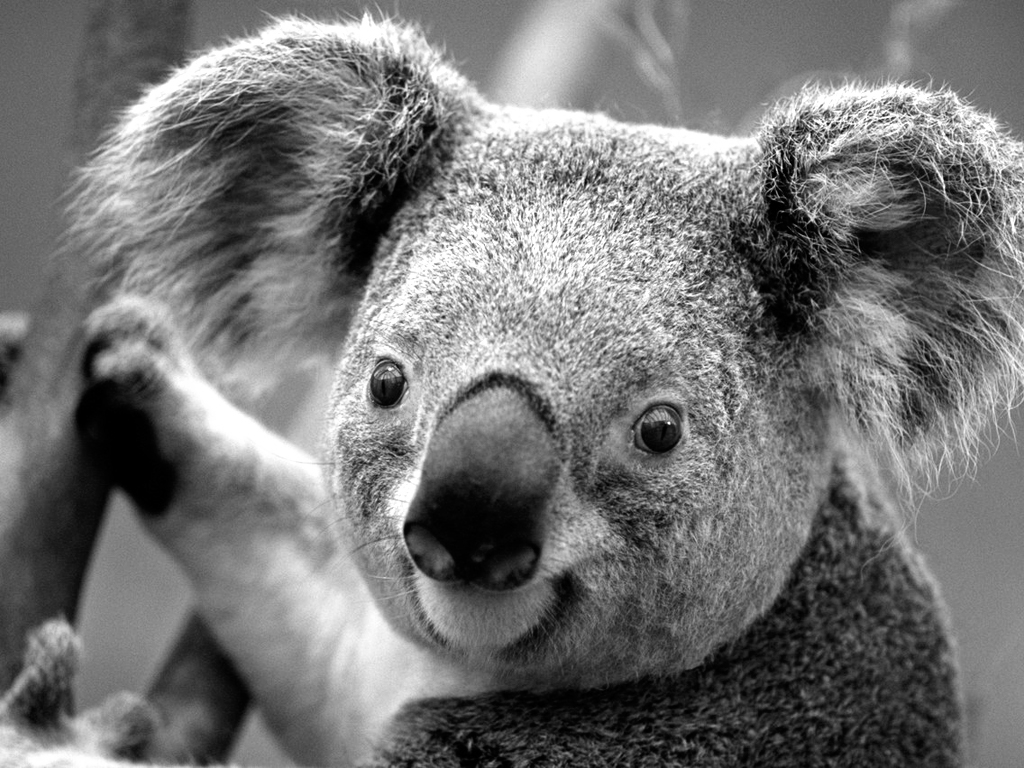
%> input picture Počítačová grafika 1/cviceni1/picture1.png, 1024 x 768 px
$ octave cviceni1.m   (GNU Octave 9; MATLAB toolbox functions it lacks are replaced by stand-ins)
%> lines starting %> are read from the running program, lines starting %| are printed output that depends on the picture
%% Cvičení 1
%
%%
% * Seznámení s Matlabem
% * Příkazy, vektory, matice
% * Vytváření skriptů a funkcí
% * Práce s obrázky
%%
% Matlab: více slidy (Martin Trnecka) <https://www.dropbox.com/s/idbyumx5xgi339a/matlab.pdf?dl=0
% https://www.dropbox.com/s/idbyumx5xgi339a/matlab.pdf?dl=0>

% Nápověda k příkazům
% help prikaz
help sum
%% Práce s obrázky

% nacteni obrazku
% imread(cesta);
I=imread('picture1.png');
%> I is the input picture: size 768x1024 uint8; min 0, max 255, mean 116.5

% zobrazeni obrazku
% imshow(obrazek);
figure, imshow(I);

%%
% roztazeni intenzit (vsechny hodnoty mensi nez low budou nastaveny na 0,
% vsechny vetsi nez height na 255, a hodnoty mezi low a height budou
% roztazeny pravidelne mezi 0 a 255
% imshow(obrazek, [low,high]);
% [] na 0 je nastavena nejnizsi hodnota a na 255 nejvyssi
low = 48
high = 212
imshow(I,[low,high]);
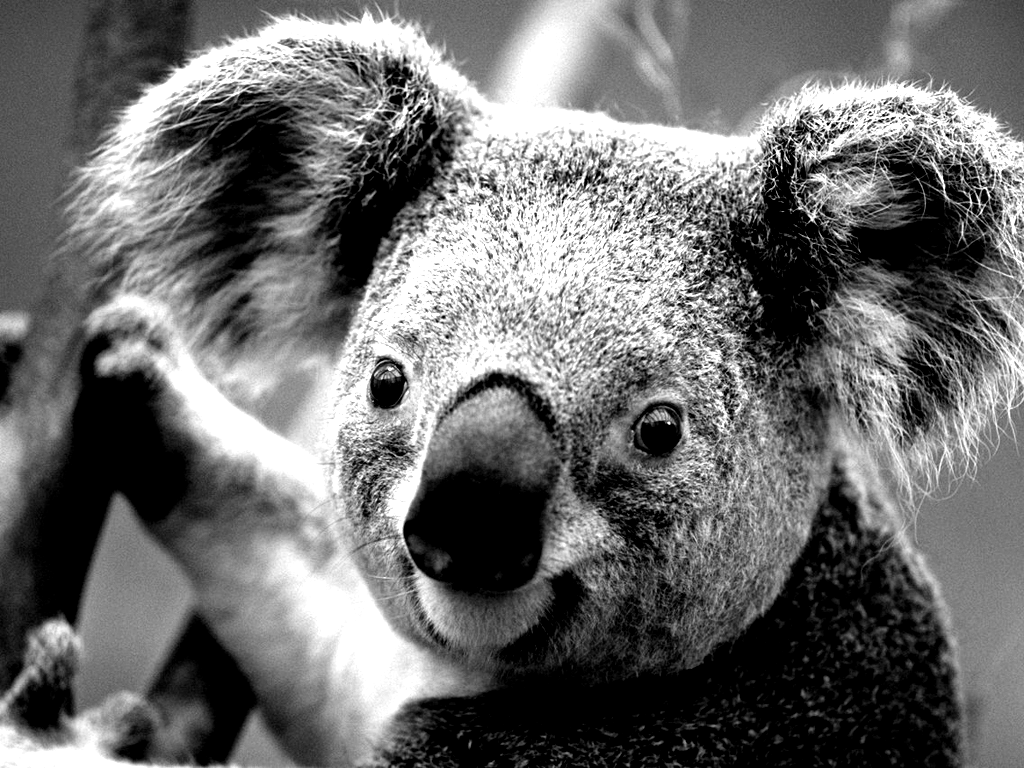
%> displayed picture: size 768x1024, on the screen's scale of 0 to 255; min 0, max 255, mean 109.1

%%
K = I/2;
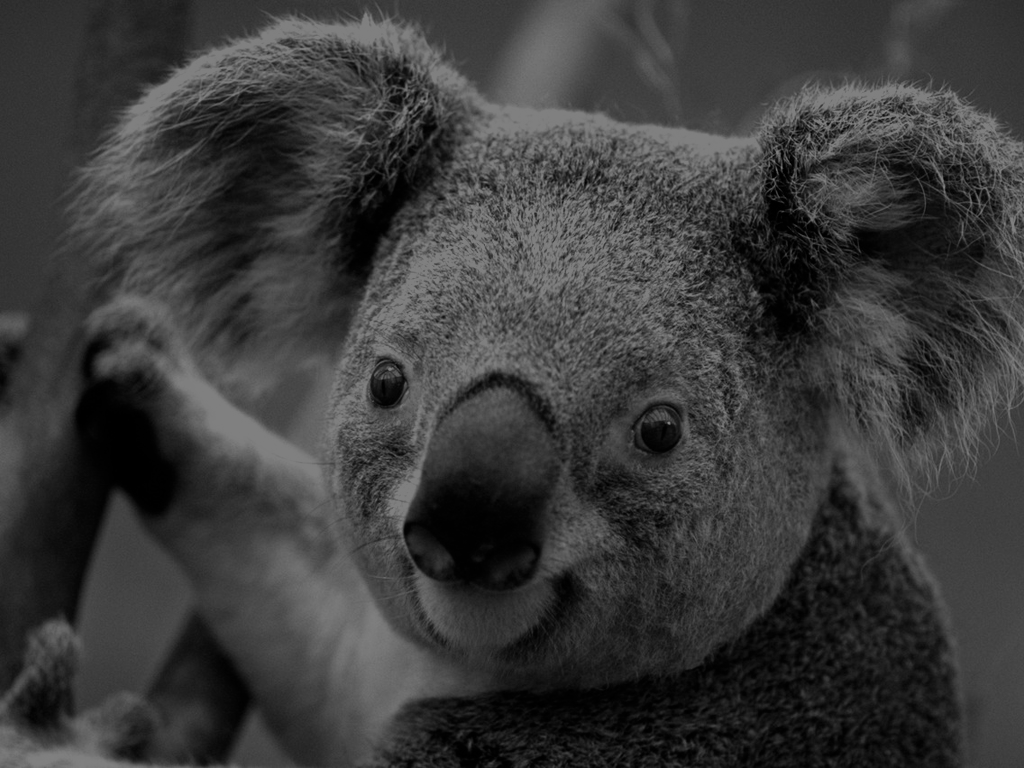
%> K: size 768x1024 uint8; min 0, max 128, mean 58.5
imshow(K);
%%
imshow(K,[]);
%%


% hodnota pixelu na souradnicich 1, 1 (funkce display vypise vystup)
% I(x,y)
% pozor indexuje se od 1
display(I(1,1));
%| 90

% velikost obrazku, h - vyska obrazku (pocet radku), w - sirka obrazku
% (pocet sloupcu), o - dimenze urcujici kolik hodnot je potreba k
% reprezentaci informace o obraze, barevny = 3, sedotonovy = 1)
% size(promenna)

[h,w,o] = size(I);
%> h = 768; w = 1024; o = 1
display(h);
%| h = 768
display(w);
%| w = 1024
display(o);
%| o = 1

%%
I_rgb = imread("picture2.jpg");
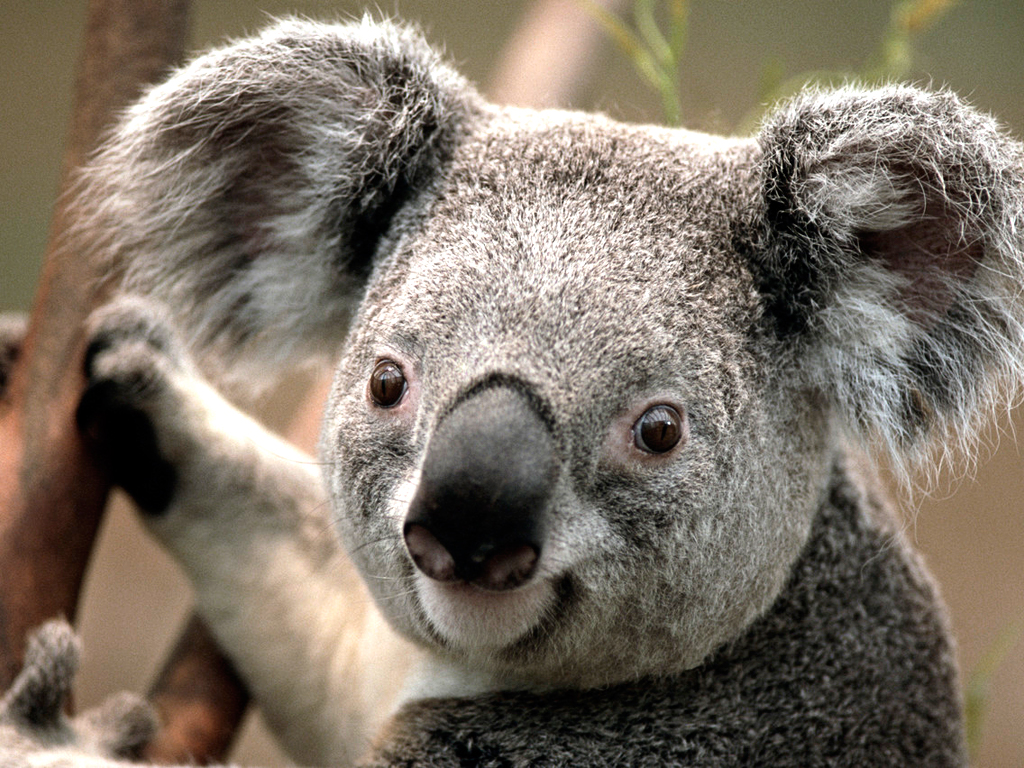
%> input picture Počítačová grafika 1/cviceni1/picture2.jpg, 1024 x 768 px
%> I_rgb is the input picture: size 768x1024x3 uint8; mean R, G, B 125.4, 114.7, 102
figure, imshow(I_rgb);

display(I_rgb(1,1,:));
%| ans(:,:,1) =
%|   101
%| ans(:,:,2) =
%|    90
%| ans(:,:,3) =
%|    58

[h,w,o] = size(I);
display(h);
%| h = 768
display(w);
%| w = 1024
display(o);
%| o = 1
%%
% Vytvoreni vyrezu obrazku I(xmin:xmax, ymin:ymax)
xmin = 303
xmax = 479
ymin = 301
ymax = 850
J = I(xmin:xmax,ymin:ymax);
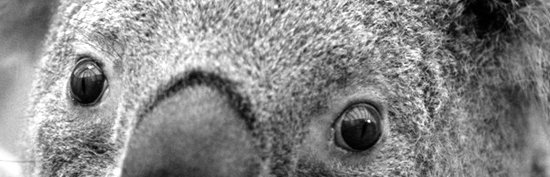
%> J: size 177x550 uint8; min 0, max 255, mean 135.9

imshow(J);

%%
% vykresleni vice obrazku
% do noveho okna figure, imshow()
imshow(I);
figure, imshow(J);

%%
% vykresleni vice obrazku do jednoho
% subplot(pocetx, pocety, pozice), imshow()
subplot(1,2,1), imshow(I);
subplot(1,2,2), imshow(J);

%%
% Zobrazeni jednotlivych slozek obrazku

figure;
subplot(2,2,1), imshow(I_rgb);
subplot(2,2,2), imshow(I_rgb(:,:,1));
%> after `imshow(I_rgb(:,:,1))`:
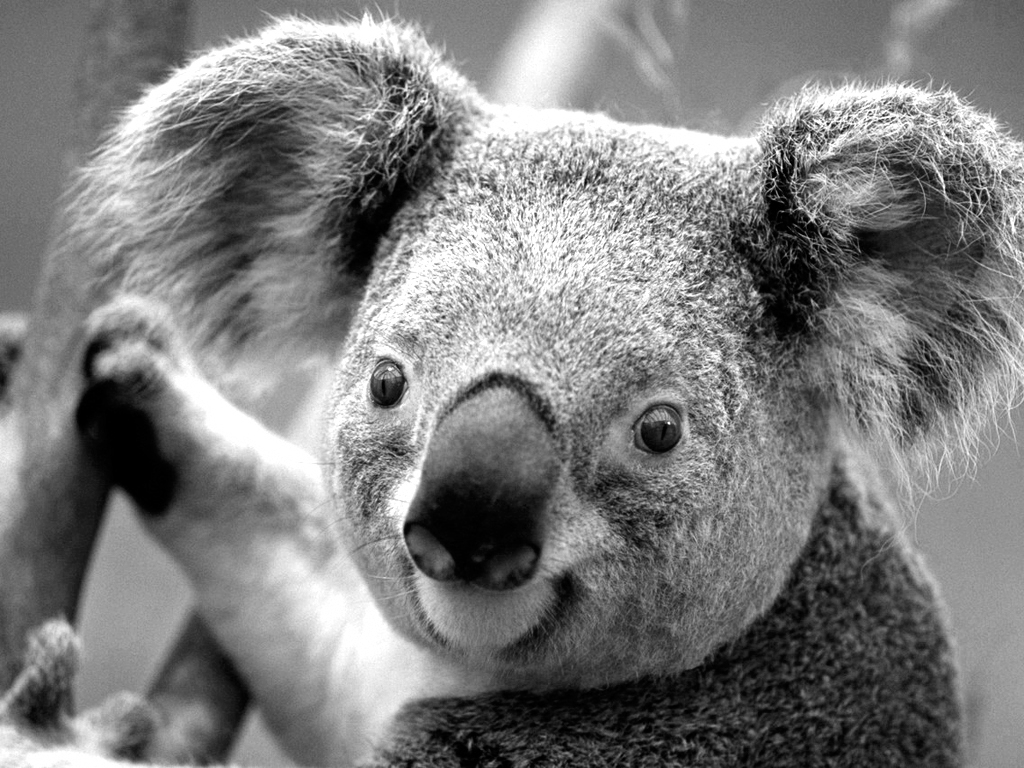
%> displayed picture: size 768x1024, on the screen's scale of 0 to 255; min 0, max 255, mean 125.4
title('red');
subplot(2,2,3), imshow(I_rgb(:,:,2));
title('green');
subplot(2,2,4), imshow(I_rgb(:,:,3));
%> after `imshow(I_rgb(:,:,3))`:
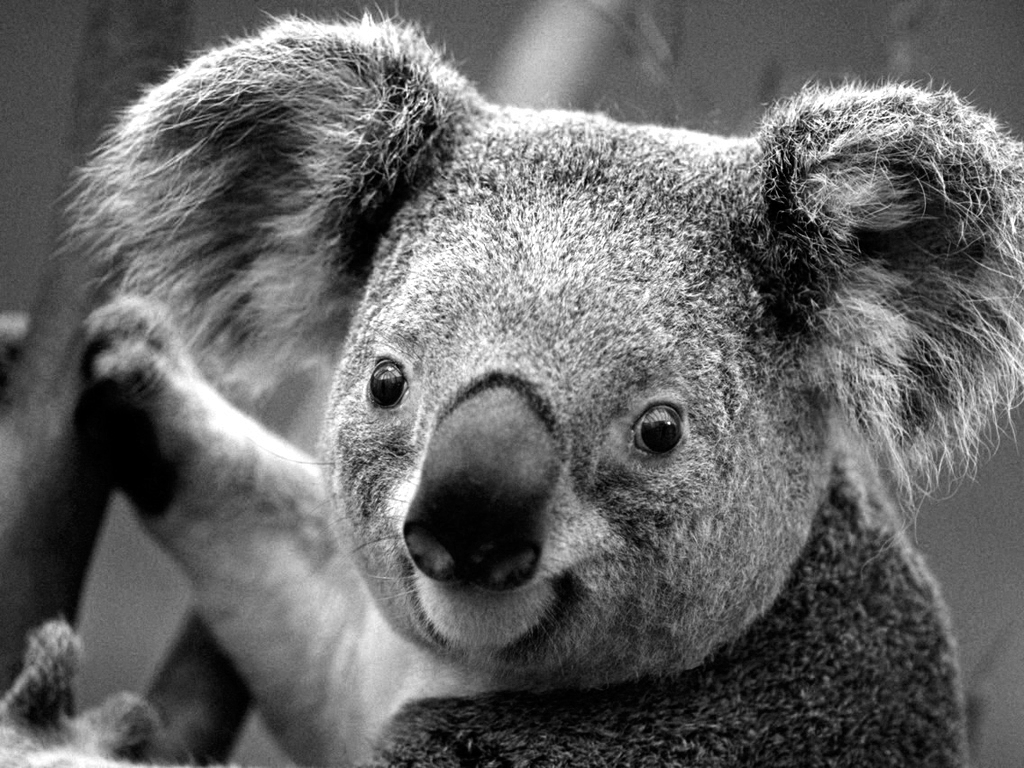
%> displayed picture: size 768x1024, on the screen's scale of 0 to 255; min 0, max 255, mean 102
title('blue');
%%
% ulozeni obrazku
% imwrite(obrazek,cesta)
imwrite(J,"picture1small.png");
%%

% interaktivni prostredi pro praci s obrazky
% napriklad mereni vzdalenosti, prohlizeni hodnot jednotlivych obrazku
imtool(I);
%%
% cyklus for
for i = 1 : 10
    display(i);
end

%%
% cyklus while
i = 1;
while(i <= 10)
    display(i);
    i = i+1;
end

%%
% vetveni
i = 20
if (i > 0)
    display('vetsi');
else
    display('mensi');
end
%%
% pruchod obrazku pixel po pixelu (2 vnorene cykly)

%> (the run ends here)
